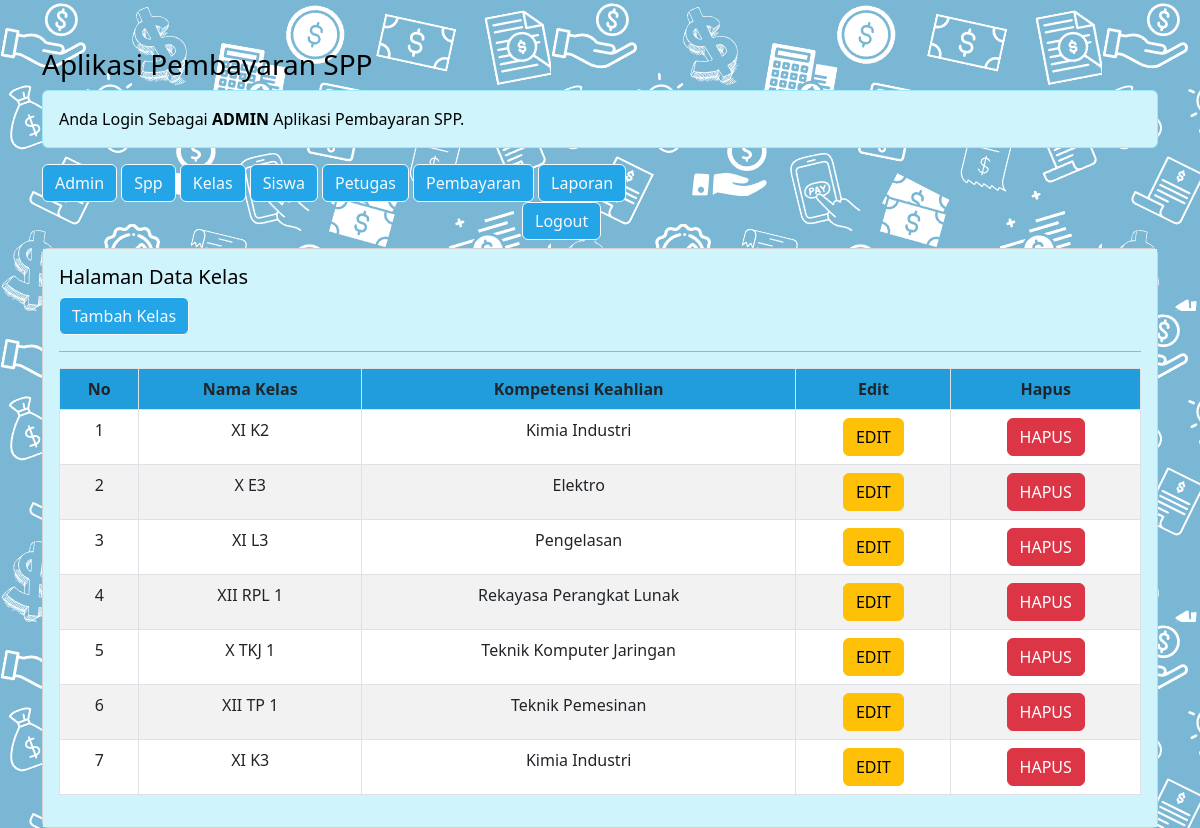
The app's page /pembayaran_spp_ukk/admin/admin.php?url=kelas (signed in) with its own data.
### tables this page shows
CREATE TABLE `kelas` (
  `id_kelas` int(11) NOT NULL,
  `nama_kelas` varchar(10) NOT NULL,
  `kompetensi_keahlian` varchar(50) NOT NULL
);

### pembayaran_spp_ukk/admin/kelas.php (the view)
<h5>Halaman Data Kelas</h5>
<a href="?url=tambah-kelas" class="btn btn-outline-light" style= "background-color: #24A5E8;"> Tambah Kelas</a>
<hr>
<table class="table table-striped table-bordered" style="background-color: #FFFFFF;">
	<tr class="fw-bold" align="center" style="background-color: #24A5E8;">
		<td>No</td>
		<td>Nama Kelas</td>
		<td>Kompetensi Keahlian</td>
		<td>Edit</td>
		<td>Hapus</td>
	</tr>
	<?php
	include '../koneksi.php';
	$no = 1;
	$sql = "SELECT*FROM kelas ORDER BY id_kelas DESC";
	$query = mysqli_query($koneksi, $sql);
	foreach ($query as $data){ ?>
		<tr>
			<td align="center"><?= $no++; ?></td>
			<td align="center"><?= $data['nama_kelas'] ?></td>
			<td align="center"><?= $data['kompetensi_keahlian'] ?></td>
			<td align="center">
				<a href="?url=edit-kelas&id_kelas=<?= $data['id_kelas'] ?>" class='btn btn-warning '>EDIT</a>
			</td>
			<td align="center">
				<a onclick="return confirm('Apakah Anda Yakin Ingin Menghapus Data')"href="?
				url=hapus-kelas&id_kelas=<?= $data['id_kelas'] ?>" class='btn btn-danger'>HAPUS</a>
			</td>
		</tr>
	<?php } ?>
</table>

### records on screen
kelas: nama_kelas "XI K2", kompetensi_keahlian "Kimia Industri"
kelas: nama_kelas "X E3", kompetensi_keahlian "Elektro"
kelas: nama_kelas "XI L3", kompetensi_keahlian "Pengelasan"
kelas: nama_kelas "XII RPL 1", kompetensi_keahlian "Rekayasa Perangkat Lunak"
kelas: nama_kelas "X TKJ 1", kompetensi_keahlian "Teknik Komputer Jaringan"
kelas: nama_kelas "XII TP 1", kompetensi_keahlian "Teknik Pemesinan"
kelas: nama_kelas "XI K3", kompetensi_keahlian "Kimia Industri"
